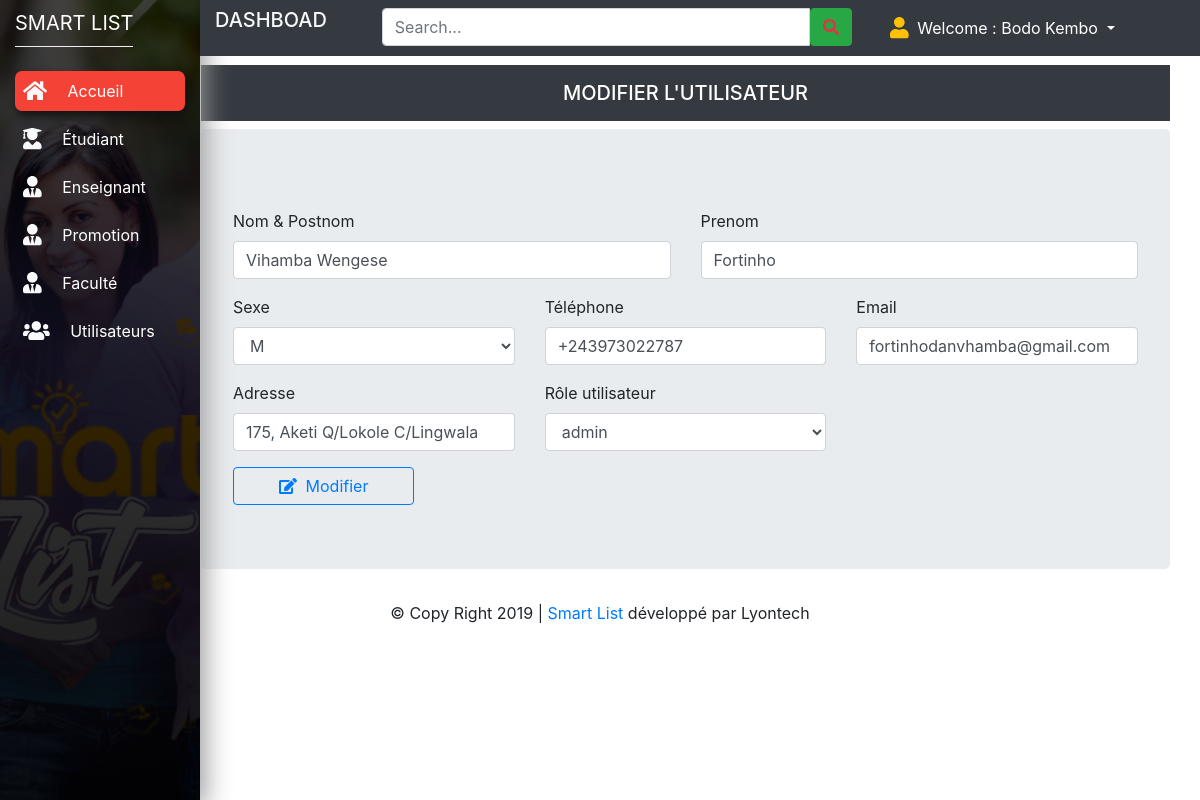
Page /pages/admin/dashboard.php?p=edituser&id=1 (signed in) on the committed database.
### tables this page shows
CREATE TABLE `t_users` (
  `iduser` int(11) NOT NULL,
  `name` varchar(100) DEFAULT NULL,
  `prenom` varchar(30) DEFAULT NULL,
  `sexe` varchar(2) DEFAULT NULL,
  `tel` varchar(13) DEFAULT NULL,
  `adress` varchar(100) DEFAULT NULL,
  `email` varchar(255) DEFAULT NULL,
  `role` varchar(50) DEFAULT NULL,
  `password` varchar(255) DEFAULT NULL,
  `date_at` varchar(20) DEFAULT NULL,
  `date_update` varchar(20) DEFAULT NULL
);

### pages/admin/edituser.php (the view, shortened to what this page needs)
<?php
require_once('../../app/cnx.php');
$id=isset($_GET['id'])?$_GET['id']:0;
$query = "SELECT * FROM t_users WHERE iduser='$id'";
$resultats=$bdd->query($query);
$data = $resultats->fetch();
$name =$data['name'];
$prenom =$data['prenom'];
$sexe =$data['sexe'];
$tel =$data['tel'];
$adress =$data['adress'];
$email =$data['email'];
$role =$data['role'];
?>
<div style="margin-left:15%;width:5000px">
  <h5 class="p-3 mb-2 bg-dark text-white text-center">MODIFIER L'UTILISATEUR </h5>
  <div class="jumbotron" id="div-id-name">
    <div>
      <form method="POST" action="../../app/updatuser.php">
        <div class="row">
          <div class="form-group col-md-6">
            <label >Nom & Postnom</label>
            <input type="text" class="form-control" name="name" value="<?=$name;?>" placeholder="Entrez le nom complet" autocomplete="off" required >
          </div>
          <div class="form-group col-md-6">
            <label >Prenom</label>
            <input type="text" class="form-control" name="prenom" value="<?=$prenom;?>" placeholder="Entrez le prénom" autocomplete="off" required >
          </div>
        </div>
        <div class="row">
          <div class="form-group col-md-4">
            <label >Sexe</label>
            <select name="sexe"  class="form-control">
              <option value="<?=$sexe;?>" selected><?=$sexe;?> </option>
            </select>
          </div>
          <div class="form-group col-md-4">
            <label >Téléphone</label>
            <input type="text" class="form-control" name="tel"  value="<?=$tel;?>"placeholder="Entrez le numéro téléphone" autocomplete="off" required >
          </div>
          <div class="form-group col-md-4">
            <label>Email</label>
            <input type="email" class="form-control" name="email" value="<?=$email;?>" placeholder="Entrez l'adresse email" autocomplete="off" required>
          </div>
        </div>
        <div class="row">
          <div class="form-group col-md-4">
            <label>Adresse</label>
            <input type="text" class="form-control" name="adresse" value="<?=$adress;?>" placeholder="Entrez l'adresse physique'" autocomplete="off" required >
          </div>
          <div class="form-group col-md-4">
            <label >Rôle utilisateur</label>
            <select name="role" class="form-control">
              <option value="<?=$role?>"selected><?=$role?></option>
            </select>
          </div>
        </div>
        <button type="submit" class="btn btn-outline-primary my-2 my-sm-0" name="ok" style="width:20%"><i class="fa fa-edit"></i> &nbsp;Modifier</button>
      </form>
    </div>
  </div>

### css/design.css (style rules this page uses)
* { margin: 0px; padding: 0px; }
body { font-family: 'Montserrat', sans-serif; }

### rows in the picture
t_users: name "Vihamba Wengese", prenom "Fortinho", sexe "M", tel "+243973022787", email "fortinhodanvhamba@gmail.com", adresse "175, Aketi Q/Lokole C/Lingwala", role "admin"

### other values in the picture
$user "Bodo Kembo"
